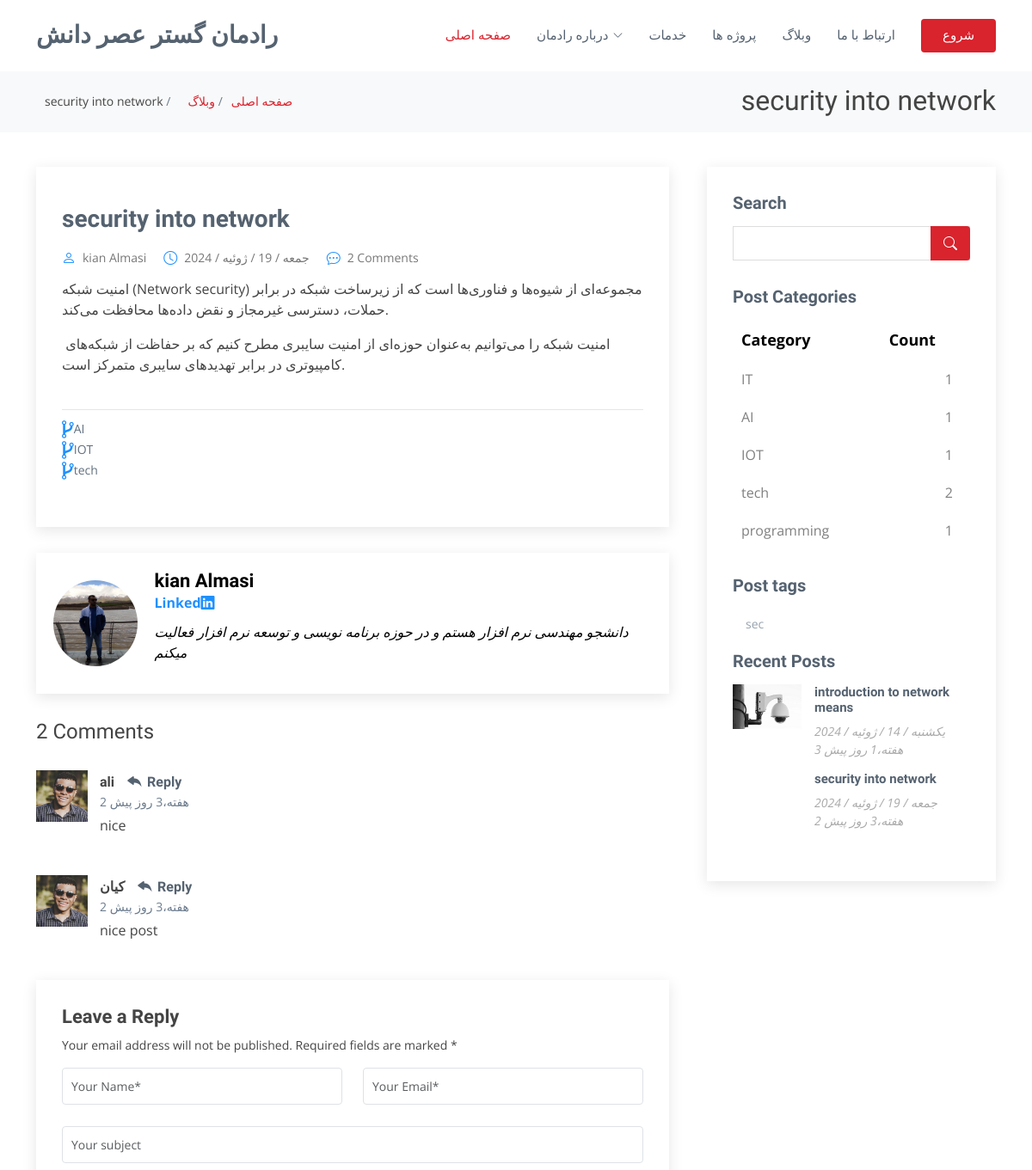
The app's page /blog/4 (upper part), older data.
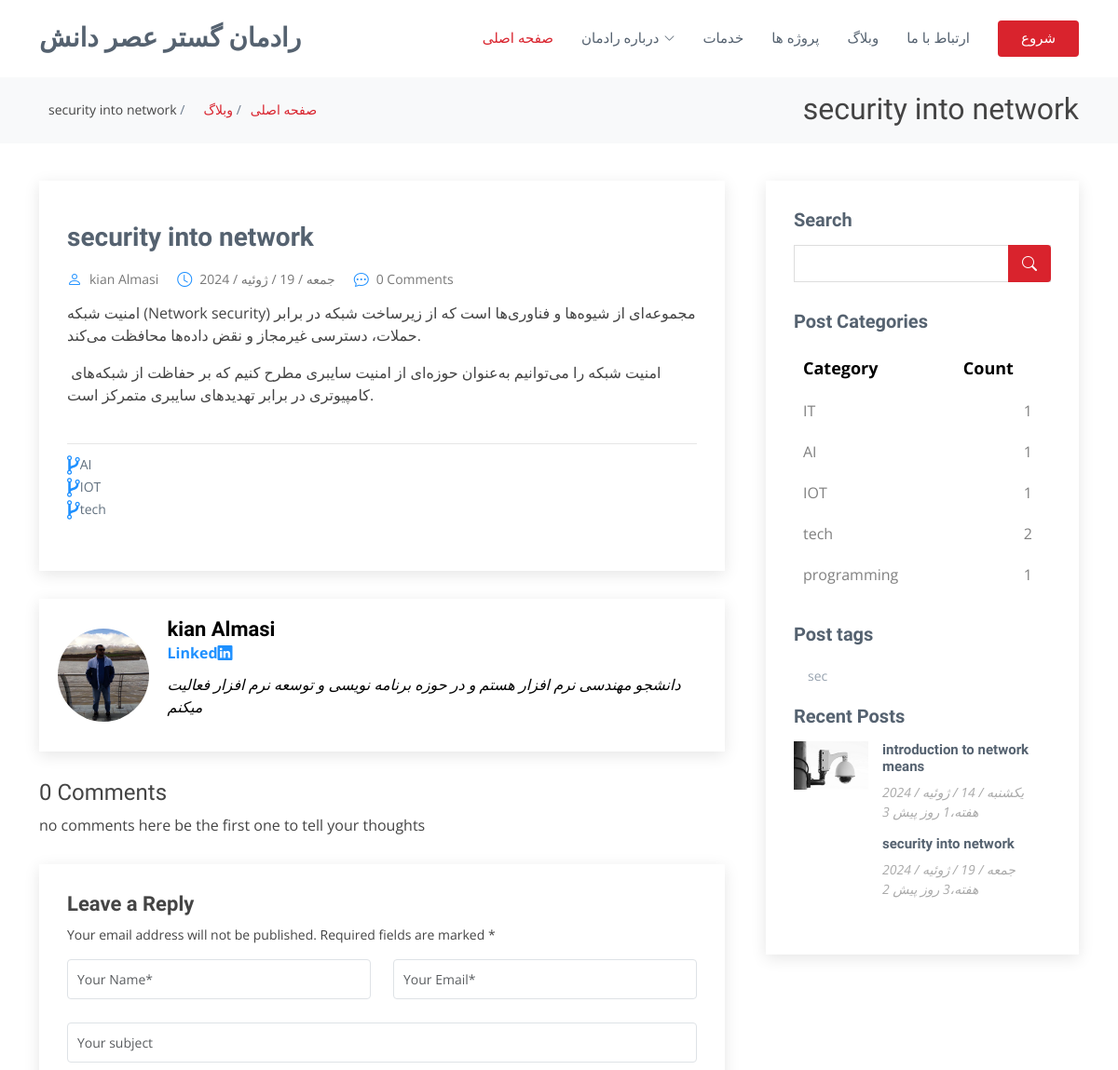
The same page, newer data.
### weblog/models.py (models this page shows, shortened)
class Category(models.Model):
    name=models.CharField(max_length=255)
    def __str__(self):
        return self.name

class Comments(models.Model):
    post=models.ForeignKey(Post,on_delete=models.CASCADE)
    name=models.CharField(max_length=255)
    email=models.EmailField()
    subject=models.CharField(max_length=255)
    message=models.TextField()
    approved=models.BooleanField(default=False)
    created_date=models.DateTimeField(auto_now_add=True)
    updated_date=models.DateTimeField(auto_now=True)
    class Meta:
        ordering=['-created_date']

class Post(models.Model):
    image=models.ImageField(upload_to="weblog/",default="weblog/image_file/p2.jpg")
    image_single_blog=models.ImageField(upload_to="weblog/",default="weblog/image_file/p2.jpg")
    title=models.CharField(max_length=255)
    content= models.TextField()
    tag=TaggableManager()
    category=models.ManyToManyField(Category)
    author=models.ForeignKey(User,on_delete=models.SET_NULL,null=True)
    counted_view=models.IntegerField(default=0)
    status=models.BooleanField(default=False)
    writer_image=models.ImageField(upload_to="weblog/",default="weblog/image_file/p2.jpg")
    writer_linkedin_account=models.URLField(default="https://www.linkedin.com/in/kian-almasi-0a4016256/")
    writer_summary=models.TextField()
    published_date=models.DateTimeField(default=timezone.now)
    created_date=models.DateTimeField(auto_now_add=True)
    updated_date=models.DateTimeField(auto_now=True)
    class Meta:
        ordering = ["-created_date", "updated_date"]

### weblog/views.py (the view, shortened to what this page needs)
# urls.py: path('<int:pid>',blog_single,name='blog_single'),
def blog_single(request,pid):
    posts=Post.objects.filter(status=1)
    post1=get_object_or_404(posts,pk=pid,status=1)
    comments=Comments.objects.filter(post=post1.id,approved=1)
    form=CommentForm()
    context={'post':post1,
            'comments':comments,
            'form':form
            }
    return render(request,'blog/blog-single.html',context)

### weblog/forms.py
class CommentForm(forms.ModelForm):
    class Meta:
        model = Comments
        fields = ['post','name','email','subject','message']

### weblog/templatetags/blog_tags.py (called while the page is built)
@register.inclusion_tag("blog/blog-latestpost.html")
def latestpost():
    posts=Post.objects.filter(status=1).order_by("published_date")[:5]
    return {"posts": posts}

@register.inclusion_tag("blog/blog-post-ctegories.html")
def postcategories():
    posts=Post.objects.filter(status=1)
    categories=Category.objects.all()
    cate_dict={}
    for name in categories:
       cate_dict[name]=posts.filter(category=name).count()
    return {"categries":cate_dict}

### weblog/templatetags/custom_filters.py (called while the page is built)
@register.filter(name='clean_html')
def clean_html(value):
    return bleach.clean(value, tags=ALLOWED_TAGS, attributes=ALLOWED_ATTRIBUTES)

### templates/blog/blog-single.html (shortened to what the changed rows need)
{% load static %}
{% load blog_tags %}
{% load custom_filters %}
{% load humanize %}
<!DOCTYPE html>
<html lang="fa">
<head>
  <link rel="stylesheet" href="https://cdnjs.cloudflare.com/ajax/libs/font-awesome/4.7.0/css/font-awesome.min.css">
  <link href="{% static '/vendor/animate.css /animate.min.css' %}" rel="stylesheet">
  <link href="{% static '/vendor/bootstrap/css/bootstrap.min.css' %}" rel="stylesheet">
  <link href="{% static '/vendor/bootstrap-icons/bootstrap-icons.css' %}" rel="stylesheet">
  <link href="{% static '/vendor/boxicons/css/boxicons.min.css' %}" rel="stylesheet">
  <link href="{% static '/vendor/glightbox/css/glightbox.min.css' %}" rel="stylesheet">
  <link href="{% static '/vendor/remixicon/remixicon.css' %}" rel="stylesheet">
  <link href="{% static '/vendor/swiper/swiper-bundle.min.css' %}" rel="stylesheet">
  <link href="{% static '/static/style.css' %}" rel="stylesheet">
</head>
<body>
  <header id="header" class="fixed-top d-flex align-items-center">
    <div class="container d-flex align-items-center">
      <h1 class="logo me-auto"><a href="{% url 'blog:home' %}">رادمان گستر عصر دانش</a></h1>
    </div>
  </header>
  <main id="main">
    <section id="breadcrumbs" class="breadcrumbs">
      <div class="container">
        <div class="d-flex justify-content-between align-items-center" style="direction: rtl; text-align: right;">
          <h2>{{post.title}}</h2>
          <ol>
            <li><a href="{% url 'blog:home' %}"> صفحه اصلی</a></li>
            <li><a href="{% url 'weblog:blog_view' %}" > وبلاگ</a></li>
            <li> {{post.title}} </li>
          </ol>
        </div>
      </div>
    </section>
    <section id="blog" class="blog">
      <div class="container" data-aos="fade-up">
        <div class="row">
          <div class="col-lg-8 entries">
            <article class="entry entry-single">
              <h2 class="entry-title">
                <a href="{% url 'weblog:blog_single' pid=post.id%}">{{post.title}}</a>
              </h2>
              <div class="entry-meta">
                <ul>
                  <li class="d-flex align-items-center"><i class="bi bi-person" style="color:DodgerBlue"></i> <a href="{% url 'weblog:author' author_username=post.author.username %}">{{post.author.get_full_name}}</a></li>
                  <li class="d-flex align-items-center"><i class="bi bi-clock" style="color:DodgerBlue"></i> <a href="{% url 'weblog:blog_single' pid=post.id%}"><time datetime="2020-01-01">{{post.published_date|date:"D / d / M / Y"}}</time></a></li>
                  <li class="d-flex align-items-center"><i class="bi bi-chat-dots" style="color:DodgerBlue"></i> <a href="{% url 'weblog:blog_single' pid=post.id%}">{{comments|length}} Comments</a></li>
                </ul>
              </div>
              <div class="entry-content">
                <p align='rtl'>{{post.content|clean_html|safe}}</p>
              </div>
              <div class="entry-footer">
                <ul class="cats">
                  {% for cat in post.category.all %}
                  <li class="d-flex align-items-center"><i style="font-size:24px;color:DodgerBlue" class="fa ">&#xf126;</i> <a href="{% url 'weblog:category' cat.name %}">{{ cat.name }}</a></li>
                  {% endfor %}
                </ul>
              </div>
            </article>
            <div class="blog-author d-flex align-items-center">
              <img src="{{post.writer_image.url}}" class="rounded-circle float-left" style="width: 100px; height: 100px; object-fit: cover;" alt="">
              <div>
                <h4 style="color: black; font-weight: bold;">{{post.author.get_full_name}}</h4>
                <div class="social-links">
                  <a href="{{post.writer_linkedin_account}}" style="color: DodgerBlue;font-weight: bold;">Linked<i class="biu bi-linkedin" style="color: DodgerBlue; font-weight: bold;"></i></a>
                </div>
                <p style="color: black;">{{post.writer_summary}}</p>
              </div>
            </div>
            <div class="blog-comments">
              <h4>{{comments|length}} Comments</h4>
              {% for comment in comments %}
              <div id="comment" class="comment">
                <div class="d-flex">
                  <div class="comment-img"><img src="{% static '/img/blog/comments-6.jpg' %}" alt=""></div>
                  <div>
                    <h5><a href="">{{comment.name}}</a> <a href="#" class="reply"><i class="bi bi-reply-fill"></i> Reply</a></h5>
                    <time datetime="{{ post.published_date|date:'D / d / M / Y' }}">{{ post.published_date|naturaltime }}</time>
                    <p>{{comment.message}}</p>
                  </div>
                </div>
              </div>
              {%empty%}
              <p>no comments here be the first one to tell your thoughts</p>
              {%endfor%}
              <div class="comments-area">
              <div class="reply-form">
              </div>
              </div>
            </div>
          </div>
          <div class="col-lg-4">
            <div class="sidebar">
              {% postcategories %}
              {% include "blog/blog-post-tags.html" %}
              {% latestpost %}
          </div>
        </div>
      </div>
    </section>
  </main>
</body>
</html>

### templates/blog/blog-post-ctegories.html (shortened to what this page needs)
{% load static %}
<h3 class="sidebar-title">Post Categories</h3>
<div class="sidebar-item categories">
  <table class="table">
    <thead>
      <tr>
        <th scope="col" class="category-header">Category</th>
        <th scope="col" class="category-header">Count</th>
      </tr>
    </thead>
    <tbody>
      {% for name, count in categries.items %}
      <tr>
        <td>
          <a href="{% url 'weblog:category' name%}" class="color:DodgerBlue">{{ name }}</a>
        </td>
        <td class="text-right">
          {{ count }}
        </td>
      </tr>
      {% endfor %}
    </tbody>
  </table>
</div>

### templates/blog/blog-post-tags.html
<h3 class="sidebar-title">Post tags</h3>
<div class="sidebar-item tags">
    <ul>
        {% for tag in post.tag.all %}
            <li><a href="{% url 'weblog:tag' tag_name=tag.name %}">{{tag.name}}</a></li>
        {% empty %}
            <li>No tags available.</li>
        {% endfor %}
    </ul>
</div>

### templates/blog/blog-latestpost.html
{% load humanize %}
{% load static %}
<h3 class="sidebar-title">Recent Posts</h3>
<div class="sidebar-item recent-posts">
    {% for post in posts %}
    <div class="post-item clearfix">
        <img src="{{ post.image.url }}" alt="">
        <h4><a href="/blog/{{ post.id }}">{{ post.title }}</a></h4>
        <time datetime="{{ post.published_date|date:'Y-m-d' }}">{{ post.published_date|date:"D / d / M / Y" }}</time>
        <time datetime="{{ post.published_date|date:'Y-m-d' }}">{{ post.published_date|naturaltime }}</time>
    </div>
    {% endfor %}
</div>

Row changes from the older to the newer data that the page shows:
removed Comments: name "ali", {{ post.published_date|naturaltime }} "2 هفته،3 روز پیش", message "nice"
removed Comments: name "کیان", {{ post.published_date|naturaltime }} "2 هفته،3 روز پیش", message "nice post"
Text that changed along with them:
{{ comments|length }}: "2" → "0"
text now shown: "no comments here be the first one to tell your thoughts"
